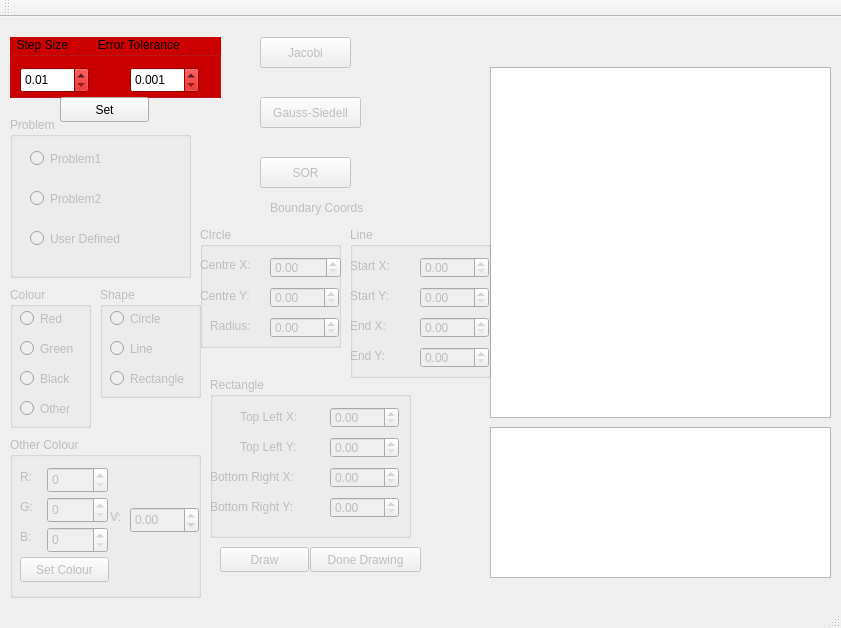
<?xml version="1.0" encoding="UTF-8"?>
<ui version="4.0">
 <class>MainWindow</class>
 <widget class="QMainWindow" name="MainWindow">
  <property name="geometry">
   <rect>
    <x>0</x>
    <y>0</y>
    <width>841</width>
    <height>628</height>
   </rect>
  </property>
  <property name="windowTitle">
   <string>MainWindow</string>
  </property>
  <widget class="QWidget" name="centralWidget">
   <widget class="QPushButton" name="GaussSeidell">
    <property name="enabled">
     <bool>false</bool>
    </property>
    <property name="geometry">
     <rect>
      <x>260</x>
      <y>80</y>
      <width>101</width>
      <height>31</height>
     </rect>
    </property>
    <property name="text">
     <string>Gauss-Siedell</string>
    </property>
   </widget>
   <widget class="QPushButton" name="Jacobi">
    <property name="enabled">
     <bool>false</bool>
    </property>
    <property name="geometry">
     <rect>
      <x>260</x>
      <y>20</y>
      <width>91</width>
      <height>31</height>
     </rect>
    </property>
    <property name="text">
     <string>Jacobi</string>
    </property>
   </widget>
   <widget class="QPushButton" name="SOR">
    <property name="enabled">
     <bool>false</bool>
    </property>
    <property name="geometry">
     <rect>
      <x>260</x>
      <y>140</y>
      <width>91</width>
      <height>31</height>
     </rect>
    </property>
    <property name="text">
     <string>SOR</string>
    </property>
   </widget>
   <widget class="QGroupBox" name="groupBox">
    <property name="geometry">
     <rect>
      <x>10</x>
      <y>20</y>
      <width>211</width>
      <height>61</height>
     </rect>
    </property>
    <property name="palette">
     <palette>
      <active>
       <colorrole role="WindowText">
        <brush brushstyle="SolidPattern">
         <color alpha="255">
          <red>0</red>
          <green>0</green>
          <blue>0</blue>
         </color>
        </brush>
       </colorrole>
       <colorrole role="Button">
        <brush brushstyle="SolidPattern">
         <color alpha="255">
          <red>204</red>
          <green>0</green>
          <blue>0</blue>
         </color>
        </brush>
       </colorrole>
       <colorrole role="Light">
        <brush brushstyle="SolidPattern">
         <color alpha="255">
          <red>255</red>
          <green>51</green>
          <blue>51</blue>
         </color>
        </brush>
       </colorrole>
       <colorrole role="Midlight">
        <brush brushstyle="SolidPattern">
         <color alpha="255">
          <red>229</red>
          <green>25</green>
          <blue>25</blue>
         </color>
        </brush>
       </colorrole>
       <colorrole role="Dark">
        <brush brushstyle="SolidPattern">
         <color alpha="255">
          <red>102</red>
          <green>0</green>
          <blue>0</blue>
         </color>
        </brush>
       </colorrole>
       <colorrole role="Mid">
        <brush brushstyle="SolidPattern">
         <color alpha="255">
          <red>136</red>
          <green>0</green>
          <blue>0</blue>
         </color>
        </brush>
       </colorrole>
       <colorrole role="Text">
        <brush brushstyle="SolidPattern">
         <color alpha="255">
          <red>0</red>
          <green>0</green>
          <blue>0</blue>
         </color>
        </brush>
       </colorrole>
       <colorrole role="BrightText">
        <brush brushstyle="SolidPattern">
         <color alpha="255">
          <red>255</red>
          <green>255</green>
          <blue>255</blue>
         </color>
        </brush>
       </colorrole>
       <colorrole role="ButtonText">
        <brush brushstyle="SolidPattern">
         <color alpha="255">
          <red>0</red>
          <green>0</green>
          <blue>0</blue>
         </color>
        </brush>
       </colorrole>
       <colorrole role="Base">
        <brush brushstyle="SolidPattern">
         <color alpha="255">
          <red>255</red>
          <green>255</green>
          <blue>255</blue>
         </color>
        </brush>
       </colorrole>
       <colorrole role="Window">
        <brush brushstyle="SolidPattern">
         <color alpha="255">
          <red>204</red>
          <green>0</green>
          <blue>0</blue>
         </color>
        </brush>
       </colorrole>
       <colorrole role="Shadow">
        <brush brushstyle="SolidPattern">
         <color alpha="255">
          <red>0</red>
          <green>0</green>
          <blue>0</blue>
         </color>
        </brush>
       </colorrole>
       <colorrole role="AlternateBase">
        <brush brushstyle="SolidPattern">
         <color alpha="255">
          <red>229</red>
          <green>127</green>
          <blue>127</blue>
         </color>
        </brush>
       </colorrole>
       <colorrole role="ToolTipBase">
        <brush brushstyle="SolidPattern">
         <color alpha="255">
          <red>255</red>
          <green>255</green>
          <blue>220</blue>
         </color>
        </brush>
       </colorrole>
       <colorrole role="ToolTipText">
        <brush brushstyle="SolidPattern">
         <color alpha="255">
          <red>0</red>
          <green>0</green>
          <blue>0</blue>
         </color>
        </brush>
       </colorrole>
      </active>
      <inactive>
       <colorrole role="WindowText">
        <brush brushstyle="SolidPattern">
         <color alpha="255">
          <red>0</red>
          <green>0</green>
          <blue>0</blue>
         </color>
        </brush>
       </colorrole>
       <colorrole role="Button">
        <brush brushstyle="SolidPattern">
         <color alpha="255">
          <red>204</red>
          <green>0</green>
          <blue>0</blue>
         </color>
        </brush>
       </colorrole>
       <colorrole role="Light">
        <brush brushstyle="SolidPattern">
         <color alpha="255">
          <red>255</red>
          <green>51</green>
          <blue>51</blue>
         </color>
        </brush>
       </colorrole>
       <colorrole role="Midlight">
        <brush brushstyle="SolidPattern">
         <color alpha="255">
          <red>229</red>
          <green>25</green>
          <blue>25</blue>
         </color>
        </brush>
       </colorrole>
       <colorrole role="Dark">
        <brush brushstyle="SolidPattern">
         <color alpha="255">
          <red>102</red>
          <green>0</green>
          <blue>0</blue>
         </color>
        </brush>
       </colorrole>
       <colorrole role="Mid">
        <brush brushstyle="SolidPattern">
         <color alpha="255">
          <red>136</red>
          <green>0</green>
          <blue>0</blue>
         </color>
        </brush>
       </colorrole>
       <colorrole role="Text">
        <brush brushstyle="SolidPattern">
         <color alpha="255">
          <red>0</red>
          <green>0</green>
          <blue>0</blue>
         </color>
        </brush>
       </colorrole>
       <colorrole role="BrightText">
        <brush brushstyle="SolidPattern">
         <color alpha="255">
          <red>255</red>
          <green>255</green>
          <blue>255</blue>
         </color>
        </brush>
       </colorrole>
       <colorrole role="ButtonText">
        <brush brushstyle="SolidPattern">
         <color alpha="255">
          <red>0</red>
          <green>0</green>
          <blue>0</blue>
         </color>
        </brush>
       </colorrole>
       <colorrole role="Base">
        <brush brushstyle="SolidPattern">
         <color alpha="255">
          <red>255</red>
          <green>255</green>
          <blue>255</blue>
         </color>
        </brush>
       </colorrole>
       <colorrole role="Window">
        <brush brushstyle="SolidPattern">
         <color alpha="255">
          <red>204</red>
          <green>0</green>
          <blue>0</blue>
         </color>
        </brush>
       </colorrole>
       <colorrole role="Shadow">
        <brush brushstyle="SolidPattern">
         <color alpha="255">
          <red>0</red>
          <green>0</green>
          <blue>0</blue>
         </color>
        </brush>
       </colorrole>
       <colorrole role="AlternateBase">
        <brush brushstyle="SolidPattern">
         <color alpha="255">
          <red>229</red>
          <green>127</green>
          <blue>127</blue>
         </color>
        </brush>
       </colorrole>
       <colorrole role="ToolTipBase">
        <brush brushstyle="SolidPattern">
         <color alpha="255">
          <red>255</red>
          <green>255</green>
          <blue>220</blue>
         </color>
        </brush>
       </colorrole>
       <colorrole role="ToolTipText">
        <brush brushstyle="SolidPattern">
         <color alpha="255">
          <red>0</red>
          <green>0</green>
          <blue>0</blue>
         </color>
        </brush>
       </colorrole>
      </inactive>
      <disabled>
       <colorrole role="WindowText">
        <brush brushstyle="SolidPattern">
         <color alpha="255">
          <red>102</red>
          <green>0</green>
          <blue>0</blue>
         </color>
        </brush>
       </colorrole>
       <colorrole role="Button">
        <brush brushstyle="SolidPattern">
         <color alpha="255">
          <red>204</red>
          <green>0</green>
          <blue>0</blue>
         </color>
        </brush>
       </colorrole>
       <colorrole role="Light">
        <brush brushstyle="SolidPattern">
         <color alpha="255">
          <red>255</red>
          <green>51</green>
          <blue>51</blue>
         </color>
        </brush>
       </colorrole>
       <colorrole role="Midlight">
        <brush brushstyle="SolidPattern">
         <color alpha="255">
          <red>229</red>
          <green>25</green>
          <blue>25</blue>
         </color>
        </brush>
       </colorrole>
       <colorrole role="Dark">
        <brush brushstyle="SolidPattern">
         <color alpha="255">
          <red>102</red>
          <green>0</green>
          <blue>0</blue>
         </color>
        </brush>
       </colorrole>
       <colorrole role="Mid">
        <brush brushstyle="SolidPattern">
         <color alpha="255">
          <red>136</red>
          <green>0</green>
          <blue>0</blue>
         </color>
        </brush>
       </colorrole>
       <colorrole role="Text">
        <brush brushstyle="SolidPattern">
         <color alpha="255">
          <red>102</red>
          <green>0</green>
          <blue>0</blue>
         </color>
        </brush>
       </colorrole>
       <colorrole role="BrightText">
        <brush brushstyle="SolidPattern">
         <color alpha="255">
          <red>255</red>
          <green>255</green>
          <blue>255</blue>
         </color>
        </brush>
       </colorrole>
       <colorrole role="ButtonText">
        <brush brushstyle="SolidPattern">
         <color alpha="255">
          <red>102</red>
          <green>0</green>
          <blue>0</blue>
         </color>
        </brush>
       </colorrole>
       <colorrole role="Base">
        <brush brushstyle="SolidPattern">
         <color alpha="255">
          <red>204</red>
          <green>0</green>
          <blue>0</blue>
         </color>
        </brush>
       </colorrole>
       <colorrole role="Window">
        <brush brushstyle="SolidPattern">
         <color alpha="255">
          <red>204</red>
          <green>0</green>
          <blue>0</blue>
         </color>
        </brush>
       </colorrole>
       <colorrole role="Shadow">
        <brush brushstyle="SolidPattern">
         <color alpha="255">
          <red>0</red>
          <green>0</green>
          <blue>0</blue>
         </color>
        </brush>
       </colorrole>
       <colorrole role="AlternateBase">
        <brush brushstyle="SolidPattern">
         <color alpha="255">
          <red>204</red>
          <green>0</green>
          <blue>0</blue>
         </color>
        </brush>
       </colorrole>
       <colorrole role="ToolTipBase">
        <brush brushstyle="SolidPattern">
         <color alpha="255">
          <red>255</red>
          <green>255</green>
          <blue>220</blue>
         </color>
        </brush>
       </colorrole>
       <colorrole role="ToolTipText">
        <brush brushstyle="SolidPattern">
         <color alpha="255">
          <red>0</red>
          <green>0</green>
          <blue>0</blue>
         </color>
        </brush>
       </colorrole>
      </disabled>
     </palette>
    </property>
    <property name="autoFillBackground">
     <bool>true</bool>
    </property>
    <property name="title">
     <string>  Step Size         Error Tolerance</string>
    </property>
    <widget class="QDoubleSpinBox" name="deltaVal">
     <property name="geometry">
      <rect>
       <x>10</x>
       <y>30</y>
       <width>69</width>
       <height>26</height>
      </rect>
     </property>
     <property name="minimumSize">
      <size>
       <width>69</width>
       <height>26</height>
      </size>
     </property>
     <property name="maximumSize">
      <size>
       <width>69</width>
       <height>26</height>
      </size>
     </property>
     <property name="minimum">
      <double>0.010000000000000</double>
     </property>
     <property name="maximum">
      <double>0.050000000000000</double>
     </property>
     <property name="singleStep">
      <double>0.010000000000000</double>
     </property>
    </widget>
    <widget class="QDoubleSpinBox" name="ErrTol">
     <property name="geometry">
      <rect>
       <x>120</x>
       <y>30</y>
       <width>69</width>
       <height>26</height>
      </rect>
     </property>
     <property name="decimals">
      <number>3</number>
     </property>
     <property name="minimum">
      <double>0.001000000000000</double>
     </property>
     <property name="maximum">
      <double>0.100000000000000</double>
     </property>
     <property name="singleStep">
      <double>0.001000000000000</double>
     </property>
    </widget>
   </widget>
   <widget class="QLabel" name="label_2">
    <property name="enabled">
     <bool>false</bool>
    </property>
    <property name="geometry">
     <rect>
      <x>270</x>
      <y>180</y>
      <width>121</width>
      <height>21</height>
     </rect>
    </property>
    <property name="text">
     <string>Boundary Coords</string>
    </property>
   </widget>
   <widget class="QGraphicsView" name="graphicsView">
    <property name="geometry">
     <rect>
      <x>490</x>
      <y>50</y>
      <width>341</width>
      <height>351</height>
     </rect>
    </property>
   </widget>
   <widget class="QGroupBox" name="groupBox_2">
    <property name="enabled">
     <bool>false</bool>
    </property>
    <property name="geometry">
     <rect>
      <x>10</x>
      <y>100</y>
      <width>181</width>
      <height>161</height>
     </rect>
    </property>
    <property name="title">
     <string>Problem</string>
    </property>
    <widget class="QRadioButton" name="Problem1">
     <property name="geometry">
      <rect>
       <x>20</x>
       <y>30</y>
       <width>112</width>
       <height>23</height>
      </rect>
     </property>
     <property name="text">
      <string>Problem1</string>
     </property>
    </widget>
    <widget class="QRadioButton" name="Problem2">
     <property name="geometry">
      <rect>
       <x>20</x>
       <y>70</y>
       <width>112</width>
       <height>23</height>
      </rect>
     </property>
     <property name="text">
      <string>Problem2</string>
     </property>
    </widget>
    <widget class="QRadioButton" name="UD">
     <property name="geometry">
      <rect>
       <x>20</x>
       <y>110</y>
       <width>121</width>
       <height>23</height>
      </rect>
     </property>
     <property name="text">
      <string>User Defined</string>
     </property>
    </widget>
   </widget>
   <widget class="QGroupBox" name="groupBox_3">
    <property name="enabled">
     <bool>false</bool>
    </property>
    <property name="geometry">
     <rect>
      <x>10</x>
      <y>270</y>
      <width>81</width>
      <height>141</height>
     </rect>
    </property>
    <property name="title">
     <string>Colour</string>
    </property>
    <property name="checkable">
     <bool>false</bool>
    </property>
    <widget class="QRadioButton" name="red">
     <property name="geometry">
      <rect>
       <x>10</x>
       <y>20</y>
       <width>112</width>
       <height>23</height>
      </rect>
     </property>
     <property name="text">
      <string>Red</string>
     </property>
    </widget>
    <widget class="QRadioButton" name="green">
     <property name="geometry">
      <rect>
       <x>10</x>
       <y>50</y>
       <width>112</width>
       <height>23</height>
      </rect>
     </property>
     <property name="text">
      <string>Green</string>
     </property>
    </widget>
    <widget class="QRadioButton" name="black">
     <property name="geometry">
      <rect>
       <x>10</x>
       <y>80</y>
       <width>112</width>
       <height>23</height>
      </rect>
     </property>
     <property name="text">
      <string>Black</string>
     </property>
    </widget>
    <widget class="QRadioButton" name="Other">
     <property name="geometry">
      <rect>
       <x>10</x>
       <y>110</y>
       <width>112</width>
       <height>23</height>
      </rect>
     </property>
     <property name="text">
      <string>Other</string>
     </property>
    </widget>
   </widget>
   <widget class="QGroupBox" name="groupBox_4">
    <property name="enabled">
     <bool>false</bool>
    </property>
    <property name="geometry">
     <rect>
      <x>100</x>
      <y>270</y>
      <width>101</width>
      <height>111</height>
     </rect>
    </property>
    <property name="title">
     <string>Shape</string>
    </property>
    <widget class="QRadioButton" name="circle">
     <property name="geometry">
      <rect>
       <x>10</x>
       <y>20</y>
       <width>112</width>
       <height>23</height>
      </rect>
     </property>
     <property name="text">
      <string>Circle</string>
     </property>
    </widget>
    <widget class="QRadioButton" name="line">
     <property name="geometry">
      <rect>
       <x>10</x>
       <y>50</y>
       <width>112</width>
       <height>23</height>
      </rect>
     </property>
     <property name="text">
      <string>Line</string>
     </property>
    </widget>
    <widget class="QRadioButton" name="rectangle">
     <property name="geometry">
      <rect>
       <x>10</x>
       <y>80</y>
       <width>112</width>
       <height>23</height>
      </rect>
     </property>
     <property name="text">
      <string>Rectangle</string>
     </property>
    </widget>
   </widget>
   <widget class="QPushButton" name="Draw">
    <property name="enabled">
     <bool>false</bool>
    </property>
    <property name="geometry">
     <rect>
      <x>220</x>
      <y>530</y>
      <width>89</width>
      <height>25</height>
     </rect>
    </property>
    <property name="text">
     <string>Draw</string>
    </property>
   </widget>
   <widget class="QPushButton" name="Draw_2">
    <property name="enabled">
     <bool>false</bool>
    </property>
    <property name="geometry">
     <rect>
      <x>310</x>
      <y>530</y>
      <width>111</width>
      <height>25</height>
     </rect>
    </property>
    <property name="text">
     <string>Done Drawing</string>
    </property>
   </widget>
   <widget class="QGroupBox" name="Circlegroup">
    <property name="enabled">
     <bool>false</bool>
    </property>
    <property name="geometry">
     <rect>
      <x>200</x>
      <y>210</y>
      <width>141</width>
      <height>121</height>
     </rect>
    </property>
    <property name="title">
     <string>CIrcle</string>
    </property>
    <widget class="QLabel" name="label_3">
     <property name="geometry">
      <rect>
       <x>0</x>
       <y>30</y>
       <width>71</width>
       <height>16</height>
      </rect>
     </property>
     <property name="text">
      <string>Centre X:</string>
     </property>
    </widget>
    <widget class="QDoubleSpinBox" name="HorizLinear">
     <property name="geometry">
      <rect>
       <x>70</x>
       <y>30</y>
       <width>71</width>
       <height>21</height>
      </rect>
     </property>
     <property name="maximum">
      <double>300.000000000000000</double>
     </property>
    </widget>
    <widget class="QLabel" name="label_4">
     <property name="geometry">
      <rect>
       <x>0</x>
       <y>60</y>
       <width>71</width>
       <height>17</height>
      </rect>
     </property>
     <property name="text">
      <string>Centre Y:</string>
     </property>
    </widget>
    <widget class="QDoubleSpinBox" name="VertLinear">
     <property name="geometry">
      <rect>
       <x>70</x>
       <y>60</y>
       <width>69</width>
       <height>21</height>
      </rect>
     </property>
     <property name="maximum">
      <double>300.000000000000000</double>
     </property>
    </widget>
    <widget class="QLabel" name="label_9">
     <property name="geometry">
      <rect>
       <x>10</x>
       <y>90</y>
       <width>71</width>
       <height>17</height>
      </rect>
     </property>
     <property name="text">
      <string>Radius:</string>
     </property>
    </widget>
    <widget class="QDoubleSpinBox" name="VertLinear_3">
     <property name="geometry">
      <rect>
       <x>70</x>
       <y>90</y>
       <width>69</width>
       <height>21</height>
      </rect>
     </property>
     <property name="maximum">
      <double>150.000000000000000</double>
     </property>
    </widget>
   </widget>
   <widget class="QGroupBox" name="Linegroup">
    <property name="enabled">
     <bool>false</bool>
    </property>
    <property name="geometry">
     <rect>
      <x>350</x>
      <y>210</y>
      <width>141</width>
      <height>151</height>
     </rect>
    </property>
    <property name="title">
     <string>Line</string>
    </property>
    <widget class="QDoubleSpinBox" name="HorizLinear_3">
     <property name="geometry">
      <rect>
       <x>70</x>
       <y>90</y>
       <width>69</width>
       <height>21</height>
      </rect>
     </property>
     <property name="maximum">
      <double>300.000000000000000</double>
     </property>
    </widget>
    <widget class="QLabel" name="label_8">
     <property name="geometry">
      <rect>
       <x>0</x>
       <y>60</y>
       <width>61</width>
       <height>17</height>
      </rect>
     </property>
     <property name="text">
      <string>Start Y:</string>
     </property>
    </widget>
    <widget class="QDoubleSpinBox" name="VertLinear_4">
     <property name="geometry">
      <rect>
       <x>70</x>
       <y>120</y>
       <width>69</width>
       <height>21</height>
      </rect>
     </property>
     <property name="maximum">
      <double>300.000000000000000</double>
     </property>
    </widget>
    <widget class="QDoubleSpinBox" name="VertLinear_2">
     <property name="geometry">
      <rect>
       <x>70</x>
       <y>60</y>
       <width>69</width>
       <height>21</height>
      </rect>
     </property>
     <property name="maximum">
      <double>300.000000000000000</double>
     </property>
    </widget>
    <widget class="QLabel" name="label_11">
     <property name="geometry">
      <rect>
       <x>0</x>
       <y>120</y>
       <width>61</width>
       <height>17</height>
      </rect>
     </property>
     <property name="text">
      <string>End Y:</string>
     </property>
    </widget>
    <widget class="QLabel" name="label_10">
     <property name="geometry">
      <rect>
       <x>0</x>
       <y>90</y>
       <width>61</width>
       <height>17</height>
      </rect>
     </property>
     <property name="text">
      <string>End X:</string>
     </property>
    </widget>
    <widget class="QLabel" name="label_7">
     <property name="geometry">
      <rect>
       <x>0</x>
       <y>30</y>
       <width>61</width>
       <height>17</height>
      </rect>
     </property>
     <property name="text">
      <string>Start X:</string>
     </property>
    </widget>
    <widget class="QDoubleSpinBox" name="HorizLinear_2">
     <property name="geometry">
      <rect>
       <x>70</x>
       <y>30</y>
       <width>69</width>
       <height>21</height>
      </rect>
     </property>
     <property name="maximum">
      <double>300.000000000000000</double>
     </property>
    </widget>
   </widget>
   <widget class="QGroupBox" name="Rectanglegroup">
    <property name="enabled">
     <bool>false</bool>
    </property>
    <property name="geometry">
     <rect>
      <x>210</x>
      <y>360</y>
      <width>201</width>
      <height>161</height>
     </rect>
    </property>
    <property name="title">
     <string>Rectangle</string>
    </property>
    <widget class="QDoubleSpinBox" name="VertLinear_5">
     <property name="geometry">
      <rect>
       <x>120</x>
       <y>120</y>
       <width>69</width>
       <height>21</height>
      </rect>
     </property>
     <property name="maximum">
      <double>300.000000000000000</double>
     </property>
    </widget>
    <widget class="QLabel" name="label_16">
     <property name="geometry">
      <rect>
       <x>0</x>
       <y>120</y>
       <width>111</width>
       <height>20</height>
      </rect>
     </property>
     <property name="text">
      <string>Bottom Right Y:</string>
     </property>
    </widget>
    <widget class="QDoubleSpinBox" name="HorizLinear_4">
     <property name="geometry">
      <rect>
       <x>120</x>
       <y>30</y>
       <width>69</width>
       <height>21</height>
      </rect>
     </property>
     <property name="maximum">
      <double>300.000000000000000</double>
     </property>
    </widget>
    <widget class="QLabel" name="label_15">
     <property name="geometry">
      <rect>
       <x>30</x>
       <y>60</y>
       <width>81</width>
       <height>20</height>
      </rect>
     </property>
     <property name="text">
      <string>Top Left Y:</string>
     </property>
    </widget>
    <widget class="QDoubleSpinBox" name="HorizLinear_5">
     <property name="geometry">
      <rect>
       <x>120</x>
       <y>90</y>
       <width>69</width>
       <height>21</height>
      </rect>
     </property>
     <property name="maximum">
      <double>300.000000000000000</double>
     </property>
    </widget>
    <widget class="QDoubleSpinBox" name="VertLinear_6">
     <property name="geometry">
      <rect>
       <x>120</x>
       <y>60</y>
       <width>69</width>
       <height>21</height>
      </rect>
     </property>
     <property name="maximum">
      <double>300.000000000000000</double>
     </property>
    </widget>
    <widget class="QLabel" name="label_12">
     <property name="geometry">
      <rect>
       <x>0</x>
       <y>90</y>
       <width>111</width>
       <height>20</height>
      </rect>
     </property>
     <property name="text">
      <string>Bottom Right X:</string>
     </property>
    </widget>
    <widget class="QLabel" name="label_14">
     <property name="geometry">
      <rect>
       <x>30</x>
       <y>30</y>
       <width>81</width>
       <height>20</height>
      </rect>
     </property>
     <property name="text">
      <string>Top Left X:</string>
     </property>
    </widget>
   </widget>
   <widget class="QPushButton" name="pushButton">
    <property name="geometry">
     <rect>
      <x>60</x>
      <y>80</y>
      <width>89</width>
      <height>25</height>
     </rect>
    </property>
    <property name="text">
     <string>Set</string>
    </property>
   </widget>
   <widget class="QGroupBox" name="OtherColourBox">
    <property name="enabled">
     <bool>false</bool>
    </property>
    <property name="geometry">
     <rect>
      <x>10</x>
      <y>420</y>
      <width>191</width>
      <height>161</height>
     </rect>
    </property>
    <property name="title">
     <string>Other Colour</string>
    </property>
    <widget class="QSpinBox" name="spinBox">
     <property name="geometry">
      <rect>
       <x>37</x>
       <y>30</y>
       <width>61</width>
       <height>26</height>
      </rect>
     </property>
     <property name="maximum">
      <number>255</number>
     </property>
    </widget>
    <widget class="QSpinBox" name="spinBox_2">
     <property name="geometry">
      <rect>
       <x>37</x>
       <y>60</y>
       <width>61</width>
       <height>26</height>
      </rect>
     </property>
     <property name="maximum">
      <number>255</number>
     </property>
    </widget>
    <widget class="QSpinBox" name="spinBox_3">
     <property name="geometry">
      <rect>
       <x>37</x>
       <y>90</y>
       <width>61</width>
       <height>26</height>
      </rect>
     </property>
     <property name="maximum">
      <number>255</number>
     </property>
    </widget>
    <widget class="QLabel" name="label_17">
     <property name="geometry">
      <rect>
       <x>10</x>
       <y>30</y>
       <width>31</width>
       <height>20</height>
      </rect>
     </property>
     <property name="text">
      <string>R:</string>
     </property>
    </widget>
    <widget class="QLabel" name="label_18">
     <property name="geometry">
      <rect>
       <x>10</x>
       <y>60</y>
       <width>31</width>
       <height>20</height>
      </rect>
     </property>
     <property name="text">
      <string>G:</string>
     </property>
    </widget>
    <widget class="QLabel" name="label_19">
     <property name="geometry">
      <rect>
       <x>10</x>
       <y>90</y>
       <width>31</width>
       <height>20</height>
      </rect>
     </property>
     <property name="text">
      <string>B:</string>
     </property>
    </widget>
    <widget class="QLabel" name="label_20">
     <property name="geometry">
      <rect>
       <x>100</x>
       <y>70</y>
       <width>31</width>
       <height>20</height>
      </rect>
     </property>
     <property name="text">
      <string>V:</string>
     </property>
    </widget>
    <widget class="QDoubleSpinBox" name="doubleSpinBox">
     <property name="geometry">
      <rect>
       <x>120</x>
       <y>70</y>
       <width>69</width>
       <height>26</height>
      </rect>
     </property>
     <property name="minimum">
      <double>-1000.000000000000000</double>
     </property>
     <property name="maximum">
      <double>1000.000000000000000</double>
     </property>
    </widget>
    <widget class="QPushButton" name="SetColour">
     <property name="geometry">
      <rect>
       <x>10</x>
       <y>120</y>
       <width>89</width>
       <height>25</height>
      </rect>
     </property>
     <property name="text">
      <string>Set Colour</string>
     </property>
    </widget>
   </widget>
   <widget class="QTextBrowser" name="OutputBox">
    <property name="geometry">
     <rect>
      <x>490</x>
      <y>410</y>
      <width>341</width>
      <height>151</height>
     </rect>
    </property>
   </widget>
   <zorder>groupBox_3</zorder>
   <zorder>groupBox_2</zorder>
   <zorder>groupBox</zorder>
   <zorder>GaussSeidell</zorder>
   <zorder>Jacobi</zorder>
   <zorder>SOR</zorder>
   <zorder>label_2</zorder>
   <zorder>graphicsView</zorder>
   <zorder>groupBox_4</zorder>
   <zorder>Draw</zorder>
   <zorder>Draw_2</zorder>
   <zorder>Circlegroup</zorder>
   <zorder>Linegroup</zorder>
   <zorder>Rectanglegroup</zorder>
   <zorder>pushButton</zorder>
   <zorder>OtherColourBox</zorder>
   <zorder>OutputBox</zorder>
  </widget>
  <widget class="QMenuBar" name="menuBar">
   <property name="geometry">
    <rect>
     <x>0</x>
     <y>0</y>
     <width>841</width>
     <height>22</height>
    </rect>
   </property>
  </widget>
  <widget class="QToolBar" name="mainToolBar">
   <attribute name="toolBarArea">
    <enum>TopToolBarArea</enum>
   </attribute>
   <attribute name="toolBarBreak">
    <bool>false</bool>
   </attribute>
  </widget>
  <widget class="QStatusBar" name="statusBar"/>
 </widget>
 <layoutdefault spacing="6" margin="11"/>
 <resources/>
 <connections/>
</ui>
